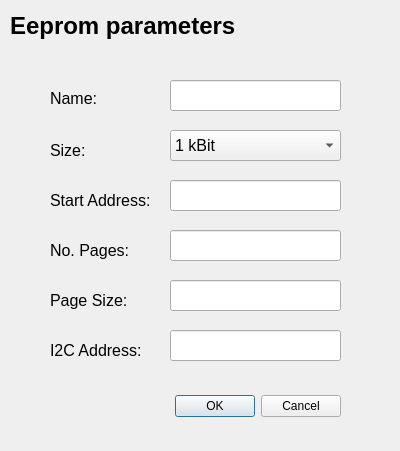
<?xml version="1.0" encoding="UTF-8"?>
<ui version="4.0">
 <class>Dialog</class>
 <widget class="QDialog" name="Dialog">
  <property name="geometry">
   <rect>
    <x>0</x>
    <y>0</y>
    <width>400</width>
    <height>451</height>
   </rect>
  </property>
  <property name="windowTitle">
   <string>Eeprom parameters configuration</string>
  </property>
  <widget class="QDialogButtonBox" name="AcceptRejectButtonBox">
   <property name="geometry">
    <rect>
     <x>50</x>
     <y>390</y>
     <width>291</width>
     <height>32</height>
    </rect>
   </property>
   <property name="orientation">
    <enum>Qt::Horizontal</enum>
   </property>
   <property name="standardButtons">
    <set>QDialogButtonBox::Cancel|QDialogButtonBox::Ok</set>
   </property>
  </widget>
  <widget class="QLabel" name="EepromParametersName">
   <property name="geometry">
    <rect>
     <x>10</x>
     <y>10</y>
     <width>251</width>
     <height>31</height>
    </rect>
   </property>
   <property name="font">
    <font>
     <pointsize>18</pointsize>
     <weight>75</weight>
     <bold>true</bold>
    </font>
   </property>
   <property name="text">
    <string>Eeprom parameters</string>
   </property>
  </widget>
  <widget class="QLabel" name="EepromNameText">
   <property name="geometry">
    <rect>
     <x>50</x>
     <y>90</y>
     <width>51</width>
     <height>16</height>
    </rect>
   </property>
   <property name="font">
    <font>
     <pointsize>12</pointsize>
    </font>
   </property>
   <property name="text">
    <string>Name:</string>
   </property>
  </widget>
  <widget class="QLabel" name="EepromSizeText">
   <property name="geometry">
    <rect>
     <x>50</x>
     <y>140</y>
     <width>51</width>
     <height>21</height>
    </rect>
   </property>
   <property name="font">
    <font>
     <pointsize>12</pointsize>
    </font>
   </property>
   <property name="text">
    <string>Size:</string>
   </property>
  </widget>
  <widget class="QLineEdit" name="EepromNameLineTextEdit">
   <property name="geometry">
    <rect>
     <x>170</x>
     <y>80</y>
     <width>171</width>
     <height>31</height>
    </rect>
   </property>
   <property name="inputMethodHints">
    <set>Qt::ImhDigitsOnly|Qt::ImhPreferNumbers</set>
   </property>
  </widget>
  <widget class="QComboBox" name="EepromSizeComboBox">
   <property name="geometry">
    <rect>
     <x>170</x>
     <y>130</y>
     <width>171</width>
     <height>31</height>
    </rect>
   </property>
   <property name="font">
    <font>
     <pointsize>12</pointsize>
    </font>
   </property>
   <property name="layoutDirection">
    <enum>Qt::LeftToRight</enum>
   </property>
   <item>
    <property name="text">
     <string>1 kBit</string>
    </property>
   </item>
   <item>
    <property name="text">
     <string>2 kBit</string>
    </property>
   </item>
   <item>
    <property name="text">
     <string>4 kBit</string>
    </property>
   </item>
   <item>
    <property name="text">
     <string>8 kBit</string>
    </property>
   </item>
   <item>
    <property name="text">
     <string>16 kBit</string>
    </property>
   </item>
   <item>
    <property name="text">
     <string>32 kBit</string>
    </property>
   </item>
   <item>
    <property name="text">
     <string>64 kBit</string>
    </property>
   </item>
   <item>
    <property name="text">
     <string>128 kBit</string>
    </property>
   </item>
   <item>
    <property name="text">
     <string>256 kBit</string>
    </property>
   </item>
   <item>
    <property name="text">
     <string>512 kBit</string>
    </property>
   </item>
   <item>
    <property name="text">
     <string>1024 kBit</string>
    </property>
   </item>
  </widget>
  <widget class="QLabel" name="EepromStartAddressText">
   <property name="geometry">
    <rect>
     <x>50</x>
     <y>190</y>
     <width>111</width>
     <height>21</height>
    </rect>
   </property>
   <property name="font">
    <font>
     <pointsize>12</pointsize>
    </font>
   </property>
   <property name="text">
    <string>Start Address:</string>
   </property>
  </widget>
  <widget class="QLabel" name="EepromNoPagesText">
   <property name="geometry">
    <rect>
     <x>50</x>
     <y>240</y>
     <width>81</width>
     <height>21</height>
    </rect>
   </property>
   <property name="font">
    <font>
     <pointsize>12</pointsize>
    </font>
   </property>
   <property name="text">
    <string>No. Pages:</string>
   </property>
  </widget>
  <widget class="QLabel" name="EepromPageSizeText">
   <property name="geometry">
    <rect>
     <x>50</x>
     <y>290</y>
     <width>81</width>
     <height>21</height>
    </rect>
   </property>
   <property name="font">
    <font>
     <pointsize>12</pointsize>
    </font>
   </property>
   <property name="text">
    <string>Page Size:</string>
   </property>
  </widget>
  <widget class="QLineEdit" name="EepromStartAddressLineTextEdit">
   <property name="geometry">
    <rect>
     <x>170</x>
     <y>180</y>
     <width>171</width>
     <height>31</height>
    </rect>
   </property>
  </widget>
  <widget class="QLineEdit" name="EepromNoPagesLineTextEdit">
   <property name="geometry">
    <rect>
     <x>170</x>
     <y>230</y>
     <width>171</width>
     <height>31</height>
    </rect>
   </property>
  </widget>
  <widget class="QLineEdit" name="EepromPageSizeLineTextEdit">
   <property name="geometry">
    <rect>
     <x>170</x>
     <y>280</y>
     <width>171</width>
     <height>31</height>
    </rect>
   </property>
  </widget>
  <widget class="QLabel" name="EepromI2cAddressText">
   <property name="geometry">
    <rect>
     <x>50</x>
     <y>340</y>
     <width>101</width>
     <height>21</height>
    </rect>
   </property>
   <property name="font">
    <font>
     <pointsize>12</pointsize>
    </font>
   </property>
   <property name="text">
    <string>I2C Address:</string>
   </property>
  </widget>
  <widget class="QLineEdit" name="EepromI2cAddressLineTextEdit">
   <property name="geometry">
    <rect>
     <x>170</x>
     <y>330</y>
     <width>171</width>
     <height>31</height>
    </rect>
   </property>
  </widget>
 </widget>
 <resources/>
 <connections>
  <connection>
   <sender>AcceptRejectButtonBox</sender>
   <signal>accepted()</signal>
   <receiver>Dialog</receiver>
   <slot>accept()</slot>
   <hints>
    <hint type="sourcelabel">
     <x>248</x>
     <y>254</y>
    </hint>
    <hint type="destinationlabel">
     <x>157</x>
     <y>274</y>
    </hint>
   </hints>
  </connection>
  <connection>
   <sender>AcceptRejectButtonBox</sender>
   <signal>rejected()</signal>
   <receiver>Dialog</receiver>
   <slot>reject()</slot>
   <hints>
    <hint type="sourcelabel">
     <x>316</x>
     <y>260</y>
    </hint>
    <hint type="destinationlabel">
     <x>286</x>
     <y>274</y>
    </hint>
   </hints>
  </connection>
 </connections>
</ui>
